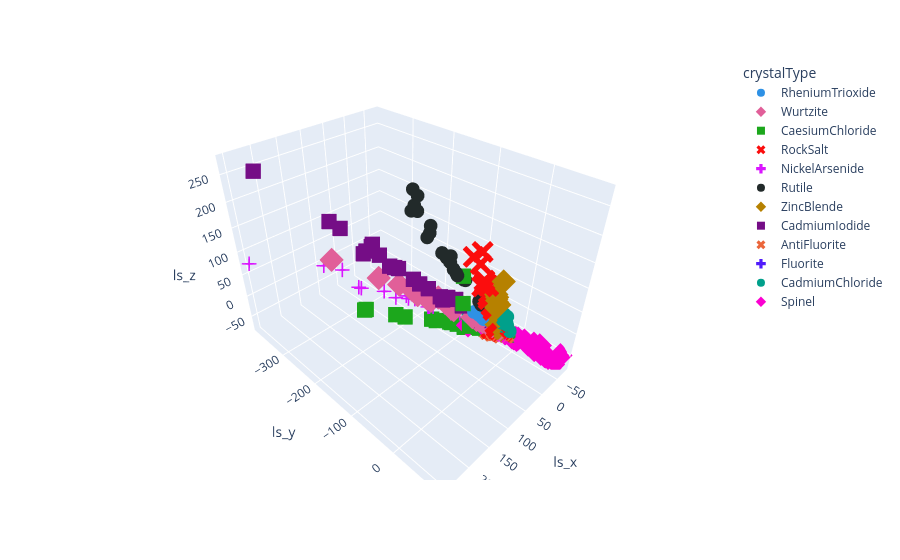

Notebook source saved alongside this figure:
### Code cell
# Plot 3d scatter plot of latent_space_mean from the df_rec dataframe. Each crystalType is represented by a different color and marker type
df_latent = df_rec[['latent_space_mean', 'crystalType']]
latent_space_array = np.array(df_latent['latent_space_mean'].values.tolist())
df_latent[['ls_x', 'ls_y', 'ls_z']] = pd.DataFrame(latent_space_array, index=df_latent.index)
df_latent['loss'] = df_loss['total']

fig = px.scatter_3d(df_latent, x='ls_x', y='ls_y', z='ls_z', color='crystalType', symbol='crystalType', hover_name='crystalType', hover_data=['loss', 'ls_x', 'ls_y', 'ls_z'], color_discrete_sequence=px.colors.qualitative.Dark24)
# fig.update_traces(marker=dict(size=3))
fig.show()
# Save the plot as a html file
fig.write_html(f'{parent_dir}/{experiment_name}/{json_folder}/latent_space.html')

### Figure 1 — Plotly figure (JSON) as saved in the notebook; plotly's stock layout.template omitted (floating-point values rounded to 4 significant figures)
{"data": [{"customdata": [[-6.721], [-6.378], [-7.078], [-7.535], [-7.183], [-4.629], [-6.753], [-6.959], [-7.485], [-6.876], [-7.129], [-7.359], [-7.623], [-7.864], [-7.086], [-7.634], [-7.542], [-7.718], [-7.451], [-7.738], [-7.543], [-7.745], [-7.495], [-7.337], [-2.186], [-7.325]], "hovertemplate": "<b>%{hovertext}</b><br><br>crystalType=RheniumTrioxide<br>ls_x=%{x}<br>ls_y=%{y}<br>ls_z=%{z}<br>loss=%{customdata[0]}<extra></extra>", "hovertext": ["RheniumTrioxide", "RheniumTrioxide", "RheniumTrioxide", "RheniumTrioxide", "RheniumTrioxide", "RheniumTrioxide", "RheniumTrioxide", "RheniumTrioxide", "RheniumTrioxide", "RheniumTrioxide", "RheniumTrioxide", "RheniumTrioxide", "RheniumTrioxide", "RheniumTrioxide", "RheniumTrioxide", "RheniumTrioxide", "RheniumTrioxide", "RheniumTrioxide", "RheniumTrioxide", "RheniumTrioxide", "RheniumTrioxide", "RheniumTrioxide", "RheniumTrioxide", "RheniumTrioxide", "RheniumTrioxide", "RheniumTrioxide"], "legendgroup": "RheniumTrioxide", "marker": {"color": "#2E91E5", "symbol": "circle"}, "mode": "markers", "name": "RheniumTrioxide", "scene": "scene", "showlegend": true, "type": "scatter3d", "x": [22.78, 25.68, 22.15, 23.33, 21.7, 30.68, 23.04, 18.7, 23.08, 24.94, 23.76, 21.3, 22.87, 21.6, 21.8, 22.18, 23.8, 19.76, 17.14, 20.34, 23.62, 19.69, 20.85, 24.06, 9.996, 19.96], "y": [-31.24, -31.55, -30.23, -28.54, -29.36, -39.48, -32.25, -26.11, -28.47, -30.35, -29.17, -29.02, -28.04, -26.55, -29.47, -27.47, -28.94, -27.93, -24.25, -27.52, -29.24, -27.38, -28.56, -29.3, -13.15, -27.74], "z": [32.81, 32.35, 32.35, 30.04, 29.62, 37.34, 31.32, 21.96, 29.13, 32.21, 30.32, 31.23, 29.29, 27.63, 29.85, 27.79, 30.77, 25.6, 21.7, 27.27, 29.71, 23.89, 27.07, 31.0, 18.58, 24.32]}, {"customdata": [[-3.39], [-4.177], [-7.375], [-0.4202], [-0.4121], [-6.404], [-1.159], [-5.46], [-1.723], [-7.575], [-6.492], [-4.02], [-4.502], [-3.59], [-7.451], [-5.82], [-5.625], [-5.724], [-6.086], [-6.237], [-0.4051], [-6.468], [-6.082], [-3.353], [-6.346], [-6.581], [-6.096]], "hovertemplate": "<b>%{hovertext}</b><br><br>crystalType=Wurtzite<br>ls_x=%{x}<br>ls_y=%{y}<br>ls_z=%{z}<br>loss=%{customdata[0]}<extra></extra>", "hovertext": ["Wurtzite", "Wurtzite", "Wurtzite", "Wurtzite", "Wurtzite", "Wurtzite", "Wurtzite", "Wurtzite", "Wurtzite", "Wurtzite", "Wurtzite", "Wurtzite", "Wurtzite", "Wurtzite", "Wurtzite", "Wurtzite", "Wurtzite", "Wurtzite", "Wurtzite", "Wurtzite", "Wurtzite", "Wurtzite", "Wurtzite", "Wurtzite", "Wurtzite", "Wurtzite", "Wurtzite"], "legendgroup": "Wurtzite", "marker": {"color": "#E15F99", "symbol": "diamond"}, "mode": "markers", "name": "Wurtzite", "scene": "scene", "showlegend": true, "type": "scatter3d", "x": [11.55, 30.0, 83.77, 0.04351, 0.2211, 25.37, 2.977, 9.746, 2.115, 58.33, 19.19, 15.4, 22.88, 10.24, 75.51, 48.16, 50.51, 98.83, 84.88, 11.7, -1.455, 71.26, 48.66, 13.27, 167.9, 123.3, 13.71], "y": [-16.69, -42.3, -123.1, 0.4366, 0.06697, -36.36, -4.023, -13.42, -1.86, -97.82, -27.0, -21.26, -31.87, -13.88, -108.7, -79.1, -74.04, -153.3, -137.5, -16.77, 2.787, -103.0, -69.95, -18.28, -247.5, -178.0, -20.09], "z": [9.451, 23.33, 57.2, 0.6942, 0.9071, 17.9, 2.992, 8.316, 4.487, 51.78, 15.19, 12.93, 18.65, 9.779, 53.05, 35.2, 36.06, 71.7, 63.0, 9.686, 0.3868, 48.96, 34.01, 11.25, 111.2, 85.53, 10.98]}, {"customdata": [[-0.6757], [-7.615], [-3.283], [-7.962], [-7.41], [-6.927], [-4.468], [-6.071], [-1.793], [0.3405], [-6.536], [-7.045], [-5.263], [-8.087], [-8.392], [-5.74], [0.3078], [-7.781], [-6.908], [-7.714], [1.752], [-9.006], [-7.178], [-3.874], [-6.381], [-1.073]], "hovertemplate": "<b>%{hovertext}</b><br><br>crystalType=CaesiumChloride<br>ls_x=%{x}<br>ls_y=%{y}<br>ls_z=%{z}<br>loss=%{customdata[0]}<extra></extra>", "hovertext": ["CaesiumChloride", "CaesiumChloride", "CaesiumChloride", "CaesiumChloride", "CaesiumChloride", "CaesiumChloride", "CaesiumChloride", "CaesiumChloride", "CaesiumChloride", "CaesiumChloride", "CaesiumChloride", "CaesiumChloride", "CaesiumChloride", "CaesiumChloride", "CaesiumChloride", "CaesiumChloride", "CaesiumChloride", "CaesiumChloride", "CaesiumChloride", "CaesiumChloride", "CaesiumChloride", "CaesiumChloride", "CaesiumChloride", "CaesiumChloride", "CaesiumChloride", "CaesiumChloride"], "legendgroup": "CaesiumChloride", "marker": {"color": "#1CA71C", "symbol": "square"}, "mode": "markers", "name": "CaesiumChloride", "scene": "scene", "showlegend": true, "type": "scatter3d", "x": [47.67, 11.03, 25.95, 30.47, 59.89, 18.1, 41.42, 40.41, 7.323, -0.6608, 130.1, 89.44, 28.64, 19.19, 15.65, 19.15, -1.317, 34.45, 48.57, 64.82, -8.57, 12.74, 128.6, 47.34, 99.42, 8.032], "y": [-55.33, -19.31, -43.58, -45.85, -98.2, -28.95, -56.1, -65.64, -13.52, 0.2803, -212.2, -147.5, -44.03, -32.02, -28.19, -34.19, 2.347, -54.34, -76.23, -105.0, 9.622, -23.03, -209.6, -72.95, -161.6, -13.98], "z": [114.0, -0.2068, 7.251, 1.159, 0.05473, 2.403, 52.69, -0.2935, -1.757, -0.9601, -1.075, -3.161, 2.958, -1.919, -1.803, -1.355, -0.2529, -4.209, 3.062, 2.232, -8.935, -2.144, 0.9724, 3.235, -0.4886, -2.411]}, {"customdata": [[-7.558], [-8.509], [-4.741], [-2.751], [-4.104], [-6.309], [-6.182], [-8.048], [-3.562], [-7.987], [-4.751], [-1.566], [-7.618], [-7.902], [-0.1008], [-8.15], [-3.468], [-6.538], [-2.574], [-1.344], [-5.761], [-6.759], [-2.714], [-2.8], [-5.0], [-4.401]], "hovertemplate": "<b>%{hovertext}</b><br><br>crystalType=RockSalt<br>ls_x=%{x}<br>ls_y=%{y}<br>ls_z=%{z}<br>loss=%{customdata[0]}<extra></extra>", "hovertext": ["RockSalt", "RockSalt", "RockSalt", "RockSalt", "RockSalt", "RockSalt", "RockSalt", "RockSalt", "RockSalt", "RockSalt", "RockSalt", "RockSalt", "RockSalt", "RockSalt", "RockSalt", "RockSalt", "RockSalt", "RockSalt", "RockSalt", "RockSalt", "RockSalt", "RockSalt", "RockSalt", "RockSalt", "RockSalt", "RockSalt"], "legendgroup": "RockSalt", "marker": {"color": "#FB0D0D", "symbol": "x"}, "mode": "markers", "name": "RockSalt", "scene": "scene", "showlegend": true, "type": "scatter3d", "x": [30.78, 26.9, 4.411, 8.693, 3.943, 14.5, 48.18, 37.03, -0.03725, 30.96, 5.395, 5.458, 30.41, 26.39, 1.804, 28.12, -0.7712, 17.07, 6.516, 5.978, 55.91, 8.382, -0.8147, -0.6416, 52.49, 7.947], "y": [-25.1, -16.53, -4.301, -14.61, -5.377, -11.41, -23.74, -23.9, 0.5203, -23.83, -6.074, -1.86, -17.11, -15.86, -2.291, -16.48, 1.126, -14.93, -10.19, -9.213, -32.45, -7.777, 0.5351, 0.2933, -19.61, -5.394], "z": [111.8, 89.53, 8.628, 2.076, 4.432, 49.14, 153.5, 104.2, 0.5856, 108.4, 8.054, 23.28, 105.3, 76.25, 2.467, 83.03, 0.4401, 58.26, 2.525, 1.671, 166.4, 17.41, -1.251, -0.908, 179.7, 21.33]}, {"customdata": [[-9.285], [-1.212], [-6.285], [0.3507], [-7.06], [-8.254], [-8.409], [-6.002], [-8.752], [-4.013], [-8.955], [-8.723], [-9.041], [-8.144], [-7.172], [-5.807], [-6.981], [-6.049], [-7.122], [-8.628], [-6.047], [-9.643], [-9.294], [-4.958], [-6.663], [-7.775], [-6.777]], "hovertemplate": "<b>%{hovertext}</b><br><br>crystalType=NickelArsenide<br>ls_x=%{x}<br>ls_y=%{y}<br>ls_z=%{z}<br>loss=%{customdata[0]}<extra></extra>", "hovertext": ["NickelArsenide", "NickelArsenide", "NickelArsenide", "NickelArsenide", "NickelArsenide", "NickelArsenide", "NickelArsenide", "NickelArsenide", "NickelArsenide", "NickelArsenide", "NickelArsenide", "NickelArsenide", "NickelArsenide", "NickelArsenide", "NickelArsenide", "NickelArsenide", "NickelArsenide", "NickelArsenide", "NickelArsenide", "NickelArsenide", "NickelArsenide", "NickelArsenide", "NickelArsenide", "NickelArsenide", "NickelArsenide", "NickelArsenide", "NickelArsenide"], "legendgroup": "NickelArsenide", "marker": {"color": "#DA16FF", "symbol": "cross"}, "mode": "markers", "name": "NickelArsenide", "scene": "scene", "showlegend": true, "type": "scatter3d", "x": [150.6, 72.0, 65.42, -2.775, 87.09, 46.01, 85.39, 38.8, 68.42, 9.236, 102.2, 90.42, 65.08, 94.04, 174.9, 51.49, 98.53, 77.49, 67.57, 140.5, 89.7, 115.9, 138.0, 7.286, 252.1, 72.44, 46.57], "y": [-242.7, -110.7, -106.5, 3.648, -134.1, -75.97, -128.0, -63.66, -108.3, -12.95, -158.2, -138.6, -102.8, -140.5, -262.6, -80.16, -157.1, -114.6, -106.7, -212.6, -142.3, -173.2, -208.6, -9.632, -384.7, -108.5, -77.19], "z": [83.84, 50.11, 38.48, -1.662, 54.69, 27.06, 46.24, 24.84, 30.58, 7.817, 42.09, 44.45, 31.76, 51.45, 95.1, 30.99, 67.02, 46.36, 34.12, 56.46, 56.37, 55.45, 55.1, 8.132, 77.23, 32.61, 21.42]}, {"customdata": [[-6.654], [-7.79], [-7.551], [-7.872], [-7.553], [-7.416], [-7.271], [-7.836], [-6.763], [-6.898], [-7.584], [-7.799], [-0.7728], [-8.008], [-8.379], [-1.941], [-7.597], [-7.426], [-7.591], [-6.452], [-1.644], [-2.791], [-6.43], [-7.034], [-7.957], [-7.449], [-8.403]], "hovertemplate": "<b>%{hovertext}</b><br><br>crystalType=Rutile<br>ls_x=%{x}<br>ls_y=%{y}<br>ls_z=%{z}<br>loss=%{customdata[0]}<extra></extra>", "hovertext": ["Rutile", "Rutile", "Rutile", "Rutile", "Rutile", "Rutile", "Rutile", "Rutile", "Rutile", "Rutile", "Rutile", "Rutile", "Rutile", "Rutile", "Rutile", "Rutile", "Rutile", "Rutile", "Rutile", "Rutile", "Rutile", "Rutile", "Rutile", "Rutile", "Rutile", "Rutile", "Rutile"], "legendgroup": "Rutile", "marker": {"color": "#222A2A", "symbol": "circle"}, "mode": "markers", "name": "Rutile", "scene": "scene", "showlegend": true, "type": "scatter3d", "x": [25.32, 89.85, 115.7, 69.52, 110.4, 96.22, 109.3, 63.29, 80.6, 27.75, 61.04, 56.24, -0.9433, 26.64, 52.88, 6.97, 48.1, 62.17, 86.05, 72.98, 5.117, 5.024, 63.26, 109.9, 111.7, 62.77, 45.6], "y": [-29.93, -92.89, -103.1, -74.98, -114.1, -88.49, -102.7, -72.79, -75.53, -33.39, -66.13, -61.01, 0.8597, -31.04, -61.16, -9.423, -53.68, -59.08, -102.6, -66.32, -6.757, -6.715, -71.54, -111.9, -100.3, -72.14, -52.05], "z": [55.53, 210.3, 250.9, 150.9, 235.6, 202.1, 264.1, 141.0, 164.9, 62.5, 128.7, 116.4, -1.006, 59.98, 114.1, 6.123, 107.5, 125.1, 183.8, 159.4, 5.363, 4.562, 152.5, 271.4, 240.8, 139.9, 106.0]}, {"customdata": [[-4.442], [-7.436], [-5.895], [-4.686], [-5.764], [-7.498], [-5.828], [-4.768], [-5.909], [-3.246], [-3.19], [-6.397], [-3.008], [-5.339], [-4.568], [-3.992], [-6.178], [-4.001], [-7.086], [-5.697], [-0.6411], [-2.881], [-6.512], [-5.935], [-6.163], [-5.866]], "hovertemplate": "<b>%{hovertext}</b><br><br>crystalType=ZincBlende<br>ls_x=%{x}<br>ls_y=%{y}<br>ls_z=%{z}<br>loss=%{customdata[0]}<extra></extra>", "hovertext": ["ZincBlende", "ZincBlende", "ZincBlende", "ZincBlende", "ZincBlende", "ZincBlende", "ZincBlende", "ZincBlende", "ZincBlende", "ZincBlende", "ZincBlende", "ZincBlende", "ZincBlende", "ZincBlende", "ZincBlende", "ZincBlende", "ZincBlende", "ZincBlende", "ZincBlende", "ZincBlende", "ZincBlende", "ZincBlende", "ZincBlende", "ZincBlende", "ZincBlende", "ZincBlende"], "legendgroup": "ZincBlende", "marker": {"color": "#B68100", "symbol": "diamond"}, "mode": "markers", "name": "ZincBlende", "scene": "scene", "showlegend": true, "type": "scatter3d", "x": [19.3, 8.196, 4.04, 14.41, 4.154, 21.55, 4.778, 7.236, 17.69, 8.337, -0.6609, 22.82, -0.07801, 16.83, 4.837, 0.07807, 4.58, 7.702, 21.28, 23.58, 1.025, 7.094, 13.46, 23.41, 7.601, 16.84], "y": [-9.569, -4.513, -4.561, -9.375, -4.801, -3.646, -5.156, -6.003, -4.818, -13.23, 0.2806, -6.159, 0.5485, -5.48, -6.279, 0.5438, -5.038, -8.093, -5.092, -4.622, -0.4194, -6.976, -2.538, 5.592, -5.772, -7.232], "z": [69.37, 35.31, 6.161, 46.39, 5.846, 84.29, 7.668, 16.17, 71.45, 2.19, -0.9604, 83.12, 0.5321, 58.45, 5.558, 0.8703, 7.33, 16.99, 79.11, 90.76, 2.646, 15.46, 64.59, 122.0, 20.63, 62.1]}, {"customdata": [[-6.486], [-2.745], [-8.647], [-2.734], [-7.828], [-7.319], [-7.014], [0.6999], [0.4952], [-2.344], [-2.454], [-7.474], [-7.19], [-4.914], [-8.472], [-5.398], [-6.739], [-6.996], [-2.496], [-7.163], [-8.379], [-7.557], [-5.135], [-7.438], [-7.859], [-8.713], [-8.441]], "hovertemplate": "<b>%{hovertext}</b><br><br>crystalType=CadmiumIodide<br>ls_x=%{x}<br>ls_y=%{y}<br>ls_z=%{z}<br>loss=%{customdata[0]}<extra></extra>", "hovertext": ["CadmiumIodide", "CadmiumIodide", "CadmiumIodide", "CadmiumIodide", "CadmiumIodide", "CadmiumIodide", "CadmiumIodide", "CadmiumIodide", "CadmiumIodide", "CadmiumIodide", "CadmiumIodide", "CadmiumIodide", "CadmiumIodide", "CadmiumIodide", "CadmiumIodide", "CadmiumIodide", "CadmiumIodide", "CadmiumIodide", "CadmiumIodide", "CadmiumIodide", "CadmiumIodide", "CadmiumIodide", "CadmiumIodide", "CadmiumIodide", "CadmiumIodide", "CadmiumIodide", "CadmiumIodide"], "legendgroup": "CadmiumIodide", "marker": {"color": "#750D86", "symbol": "square"}, "mode": "markers", "name": "CadmiumIodide", "scene": "scene", "showlegend": true, "type": "scatter3d", "x": [141.9, 15.32, 100.1, 8.706, 140.9, 132.9, 240.1, 6.547, 1.841, 10.35, 23.28, 47.36, 61.98, 61.83, 132.8, 52.75, 84.97, 129.0, 7.925, 128.4, 71.22, 166.0, 38.75, 105.7, 176.1, 106.9, 81.83], "y": [-192.9, -21.51, -153.0, -12.1, -186.9, -181.3, -327.6, -10.18, -2.822, -15.2, -33.04, -67.97, -90.02, -84.15, -182.4, -81.25, -132.3, -167.6, -10.83, -184.9, -109.8, -218.0, -59.21, -156.3, -232.1, -167.1, -120.4], "z": [137.5, 12.32, 106.7, 7.427, 145.1, 150.6, 272.4, 2.735, 1.699, 8.394, 17.86, 58.5, 59.87, 56.46, 152.4, 58.34, 87.13, 140.4, 7.121, 153.5, 71.88, 185.4, 44.26, 109.8, 196.4, 107.9, 81.91]}, {"customdata": [[-5.774], [-2.015], [-3.875], [-4.13], [0.8143], [-6.397], [0.5666], [-1.507], [-0.3], [-0.8256], [-1.408], [-6.157], [-6.113], [-3.01], [-7.916], [-1.098], [-6.125], [-5.882], [-1.481], [-1.583], [-2.763], [-5.879], [-2.342], [-5.986], [-0.7432], [0.128], [-4.409]], "hovertemplate": "<b>%{hovertext}</b><br><br>crystalType=AntiFluorite<br>ls_x=%{x}<br>ls_y=%{y}<br>ls_z=%{z}<br>loss=%{customdata[0]}<extra></extra>", "hovertext": ["AntiFluorite", "AntiFluorite", "AntiFluorite", "AntiFluorite", "AntiFluorite", "AntiFluorite", "AntiFluorite", "AntiFluorite", "AntiFluorite", "AntiFluorite", "AntiFluorite", "AntiFluorite", "AntiFluorite", "AntiFluorite", "AntiFluorite", "AntiFluorite", "AntiFluorite", "AntiFluorite", "AntiFluorite", "AntiFluorite", "AntiFluorite", "AntiFluorite", "AntiFluorite", "AntiFluorite", "AntiFluorite", "AntiFluorite", "AntiFluorite"], "legendgroup": "AntiFluorite", "marker": {"color": "#EB663B", "symbol": "x"}, "mode": "markers", "name": "AntiFluorite", "scene": "scene", "showlegend": true, "type": "scatter3d", "x": [4.147, 3.81, 5.313, 4.554, 6.668, 3.595, 9.796, 4.392, -0.2965, 4.204, 4.284, -2.571, 3.765, -3.078, 3.689, 0.5283, 3.589, 5.504, -3.369, 5.645, 2.633, 2.865, 6.397, 3.626, 0.1479, -2.739, 4.681], "y": [-6.185, -5.626, -9.937, -8.453, -8.519, -5.361, -16.47, -6.855, 0.3999, -6.221, -6.343, 2.588, -6.264, 3.111, -5.492, -0.09325, -5.731, -8.948, 3.411, -8.674, -3.388, -3.887, -10.79, -5.836, -0.8644, 2.761, -7.512], "z": [1.176, 3.305, -2.623, -2.325, 8.635, 1.161, -0.4825, 1.248, -0.0687, 3.63, 3.687, -3.57, 0.1109, -4.08, 0.109, 1.268, -0.27, -0.6521, -4.373, 0.6692, 2.191, 0.3646, -0.2397, 0.7497, -0.5609, -3.74, -0.4586]}, {"customdata": [[-7.352], [-6.991], [-6.3], [-7.872], [-7.139], [-6.637], [-5.831], [-2.972], [-6.644], [-2.42], [-6.559], [-2.846], [-6.291], [-2.176], [-6.081], [-6.532], [-7.443], [-7.139], [-6.762], [-7.199], [-6.774], [-5.717], [-7.087], [-3.143], [-5.599], [-6.953]], "hovertemplate": "<b>%{hovertext}</b><br><br>crystalType=Fluorite<br>ls_x=%{x}<br>ls_y=%{y}<br>ls_z=%{z}<br>loss=%{customdata[0]}<extra></extra>", "hovertext": ["Fluorite", "Fluorite", "Fluorite", "Fluorite", "Fluorite", "Fluorite", "Fluorite", "Fluorite", "Fluorite", "Fluorite", "Fluorite", "Fluorite", "Fluorite", "Fluorite", "Fluorite", "Fluorite", "Fluorite", "Fluorite", "Fluorite", "Fluorite", "Fluorite", "Fluorite", "Fluorite", "Fluorite", "Fluorite", "Fluorite"], "legendgroup": "Fluorite", "marker": {"color": "#511CFB", "symbol": "cross"}, "mode": "markers", "name": "Fluorite", "scene": "scene", "showlegend": true, "type": "scatter3d", "x": [-0.6608, -0.6608, -0.6608, -0.6608, -0.9047, -0.7736, -0.6608, 0.24, -0.6608, 0.1946, -0.6608, 0.2025, -0.6608, 0.3431, -0.6608, -0.6608, -0.6608, -0.6608, -0.6608, -0.6608, -0.6608, -0.6608, -0.6608, -0.6273, -0.4434, -0.6608], "y": [0.2803, 0.2803, 0.2803, 0.2803, 0.7258, 0.8286, 0.2803, 0.3699, 0.2803, 0.4143, 0.2803, 0.4053, 0.2803, 0.2739, 0.2803, 0.2803, 0.2803, 0.2803, 0.2803, 0.2803, 0.2803, 0.2803, 0.2803, 0.1142, 0.3883, 0.2803], "z": [-0.9601, -0.9601, -0.9601, -0.9601, -1.017, -0.4246, -0.9601, 1.004, -0.9601, 0.9595, -0.9601, 0.9653, -0.9601, 1.115, -0.9601, -0.9601, -0.9601, -0.9601, -0.9601, -0.9601, -0.9601, -0.9601, -0.9601, -0.5572, -0.4001, -0.9601]}, {"customdata": [[-8.987], [-7.608], [-8.856], [-6.322], [-7.361], [-7.787], [-5.731], [-7.477], [-7.984], [1.16], [3.993], [-8.299], [-7.773], [-5.65], [-5.795], [-7.799], [-8.413], [-9.254], [-6.902], [-7.306], [0.5207], [-5.427], [-7.642], [0.5826], [-9.062], [-8.049]], "hovertemplate": "<b>%{hovertext}</b><br><br>crystalType=CadmiumChloride<br>ls_x=%{x}<br>ls_y=%{y}<br>ls_z=%{z}<br>loss=%{customdata[0]}<extra></extra>", "hovertext": ["CadmiumChloride", "CadmiumChloride", "CadmiumChloride", "CadmiumChloride", "CadmiumChloride", "CadmiumChloride", "CadmiumChloride", "CadmiumChloride", "CadmiumChloride", "CadmiumChloride", "CadmiumChloride", "CadmiumChloride", "CadmiumChloride", "CadmiumChloride", "CadmiumChloride", "CadmiumChloride", "CadmiumChloride", "CadmiumChloride", "CadmiumChloride", "CadmiumChloride", "CadmiumChloride", "CadmiumChloride", "CadmiumChloride", "CadmiumChloride", "CadmiumChloride", "CadmiumChloride"], "legendgroup": "CadmiumChloride", "marker": {"color": "#00A08B", "symbol": "circle"}, "mode": "markers", "name": "CadmiumChloride", "scene": "scene", "showlegend": true, "type": "scatter3d", "x": [5.596, 1.927, 9.18, 5.574, 5.068, 6.777, 6.035, 8.014, 0.7863, -6.943, -0.3907, 7.589, 2.095, 5.819, 6.271, 3.354, 5.713, 8.912, 4.573, 3.745, 31.52, 5.443, 1.949, 25.19, 3.596, 3.131], "y": [3.042, 9.471, 6.699, 4.817, 3.461, 5.455, 10.24, 6.585, 10.59, 13.28, 1.46, 5.272, 2.493, 3.886, 11.82, 4.167, 4.691, 6.854, 3.36, 2.144, -49.68, 3.847, 10.32, -40.88, 6.646, 9.407], "z": [30.11, 21.93, 45.87, 33.38, 26.72, 31.79, 37.07, 46.23, 20.26, 2.737, 2.354, 39.04, 14.07, 30.6, 42.83, 25.3, 26.44, 43.09, 24.68, 21.46, 20.92, 27.76, 23.47, 17.77, 23.92, 25.87]}, {"customdata": [[-7.156], [1.842], [-4.625], [5.829], [-5.445], [-7.157], [12.03], [-6.01], [3.265], [-5.678], [-3.667], [-8.531], [-6.076], [-4.154], [-5.425], [-3.374], [-0.3288], [-5.689], [-7.199], [-5.201], [-6.769], [3.078], [1.537], [2.945], [-6.268], [-4.84], [4.272]], "hovertemplate": "<b>%{hovertext}</b><br><br>crystalType=Spinel<br>ls_x=%{x}<br>ls_y=%{y}<br>ls_z=%{z}<br>loss=%{customdata[0]}<extra></extra>", "hovertext": ["Spinel", "Spinel", "Spinel", "Spinel", "Spinel", "Spinel", "Spinel", "Spinel", "Spinel", "Spinel", "Spinel", "Spinel", "Spinel", "Spinel", "Spinel", "Spinel", "Spinel", "Spinel", "Spinel", "Spinel", "Spinel", "Spinel", "Spinel", "Spinel", "Spinel", "Spinel", "Spinel"], "legendgroup": "Spinel", "marker": {"color": "#FB00D1", "symbol": "diamond"}, "mode": "markers", "name": "Spinel", "scene": "scene", "showlegend": true, "type": "scatter3d", "x": [-44.54, 1.966, -34.42, -0.5654, -59.13, -40.12, 30.6, -16.81, 14.16, -74.34, -14.09, -58.62, -46.26, -21.19, -74.48, -18.35, 0.675, -53.67, -60.27, -23.55, -63.96, -3.303, 1.161, 2.838, -20.04, -20.51, -5.345], "y": [46.13, -4.648, 37.75, 1.993, 61.28, 45.6, -49.46, 17.36, -22.21, 83.42, 14.53, 60.74, 54.17, 23.7, 77.2, 20.16, -1.541, 55.6, 62.45, 34.92, 66.28, 4.009, -1.317, -3.288, 21.48, 21.19, 5.459], "z": [-45.46, 0.2867, -30.97, 1.244, -60.03, -27.65, 0.724, -17.8, 2.0, -53.56, -15.08, -59.52, -30.04, -17.22, -75.35, -16.11, 0.6436, -54.58, -61.17, -15.87, -64.85, -3.151, 1.783, 4.697, -20.22, -21.48, -6.347]}], "layout": {"legend": {"title": {"text": "crystalType"}, "tracegroupgap": 0}, "margin": {"t": 60}, "scene": {"domain": {"x": [0, 1], "y": [0, 1]}, "xaxis": {"title": {"text": "ls_x"}}, "yaxis": {"title": {"text": "ls_y"}}, "zaxis": {"title": {"text": "ls_z"}}}}}
